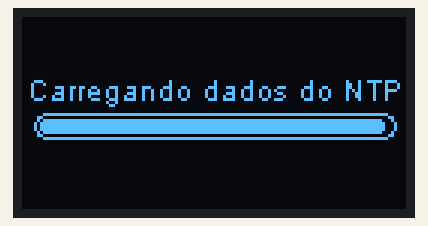
Bench run of a program on a simulated ESP32. Shown: 128×64 one-colour display. WiFi joins after 1.5 s; servers stay silent unless stated; network time is answered at once with the bench clock; the local clock reads 2024-03-15 10:24:30 at power-on unless the program sets it.

Above: at 1.6 s.
At 2.1 s:
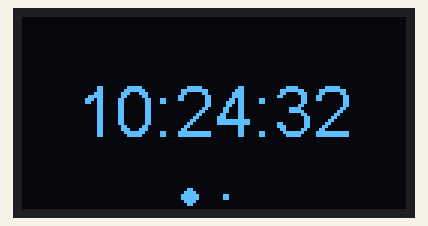
At 15.1 s:
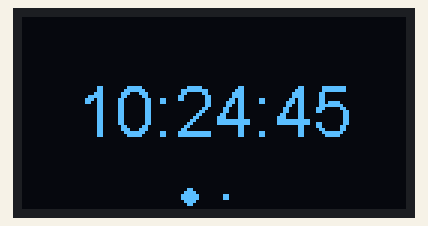
At 23.1 s:
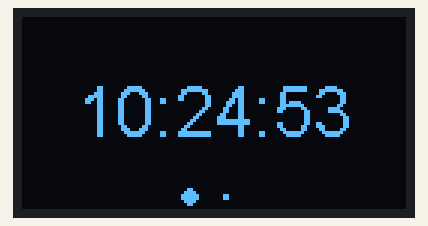
At 32.76 s:
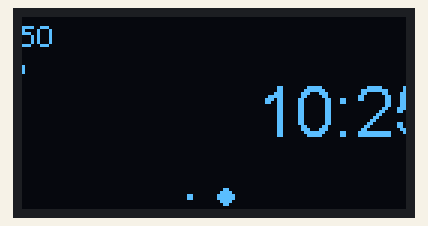
At 39.67 s:
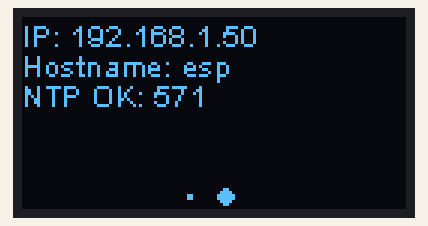

The program:

main.cpp
```cpp
#include <OLEDDisplayUi.h>
#include <SSD1306Wire.h>

#include "FCntp.h"
#include "mywifi.h"

SSD1306Wire display(0x3c, 5, 4);

OLEDDisplayUi ui(&display);

LoadingStage loadingStages[] = {
    {.process = "Conectando ao WiFi", .callback = []()
                                      { connectToWiFi(); }},
    {.process = "Conectado", .callback = []() {}},
    {.process = "Carregando dados do NTP",
     .callback = []()
     { getTimeFromNTP(); }},
};

int ntp_times = 0;
void drawFrame1(OLEDDisplay *display, OLEDDisplayUiState *state, int16_t x,
                int16_t y)
{
  String hora = getFormattedTime();
  display->setFont(ArialMT_Plain_24);
  display->setTextAlignment(TEXT_ALIGN_CENTER_BOTH);
  display->drawString(x + (128 / 2), y + (64 / 2), hora);
}

void drawFrame2(OLEDDisplay *display, OLEDDisplayUiState *state, int16_t x,
                int16_t y)
{
  display->setFont(ArialMT_Plain_10);
  display->setTextAlignment(TEXT_ALIGN_LEFT);
  display->drawString(x + 0, y + 0, "IP: " + WiFi.localIP().toString());
  display->drawString(x + 0, y + 10, "Hostname: " + String(WiFi.getHostname()));
  bool ntp_ok = updateNTP();
  display->drawString(x + 0, y + 20, "NTP OK: " + String(ntp_times));
  if (ntp_ok)
  {
    ntp_times += 1;
  }
}
FrameCallback frames[] = {drawFrame1, drawFrame2};

void setup()
{
  ui.init();
  ui.setFrameAnimation(SLIDE_LEFT);
  ui.runLoadingProcess(loadingStages, 3);
  ui.setFrames(frames, 2);
}

void loop()
{
  int remainingTimeBudget = ui.update();

  if (remainingTimeBudget > 0)
  {
    // You can do some work here
    // Don't do stuff if you are below your
    // time budget.
    delay(remainingTimeBudget);
  }
}
```

FCntp.cpp
```cpp
#include "FCntp.h"

WiFiUDP udp;
NTPClient timeClient(udp, "a.st1.ntp.br", -3 * 3600); /* Cria um objeto "NTP" com as configurações.utilizada no Brasil */

void getTimeFromNTP()
{
    timeClient.begin();       /* Inicia o protocolo */
    timeClient.forceUpdate(); /* Atualização */

    while (!timeClient.isTimeSet())
    {
    }
}

bool updateNTP()
{
    return timeClient.update();
}

String getFormattedTime()
{
    return timeClient.getFormattedTime();
}
```

FCntp.h
```cpp
#include <NTPClient.h>   /* https://github.com/arduino-libraries/NTPClient */
#include <WiFi.h>        /* Biblioteca do WiFi. */

void getTimeFromNTP();
bool updateNTP();

String getFormattedTime();
```

bluetooth.cpp
```cpp
// /*
//    Based on Neil Kolban example for IDF: https://github.com/nkolban/esp32-snippets/blob/master/cpp_utils/tests/BLE%20Tests/SampleScan.cpp
//    Ported to Arduino ESP32 by Evandro Copercini
// */
// #include <Arduino.h>
// #include <BLEDevice.h>
// #include <BLEUtils.h>
// #include <BLEScan.h>
// #include <BLEAdvertisedDevice.h>

// int scanTime = 5; // In seconds
// BLEScan *pBLEScan;

// class MyAdvertisedDeviceCallbacks : public BLEAdvertisedDeviceCallbacks
// {
//     void onResult(BLEAdvertisedDevice advertisedDevice)
//     {
//         Serial.printf("Advertised Device: %s \n", advertisedDevice.toString().c_str());
//     }
// };

// void setup()
// {
//     Serial.begin(115200);
//     Serial.println("Scanning...");

//     BLEDevice::init("");
//     pBLEScan = BLEDevice::getScan(); // create new scan
//     pBLEScan->setAdvertisedDeviceCallbacks(new MyAdvertisedDeviceCallbacks());
//     pBLEScan->setActiveScan(true); // active scan uses more power, but get results faster
//     pBLEScan->setInterval(100);
//     pBLEScan->setWindow(99); // less or equal setInterval value
// }

// void loop()
// {
//     // put your main code here, to run repeatedly:
//     BLEScanResults foundDevices = pBLEScan->start(scanTime, false);
//     Serial.print("Devices found: ");
//     Serial.println(foundDevices.getDevice(0).getName().c_str());
//     Serial.println("Scan done!");
//     pBLEScan->clearResults(); // delete results fromBLEScan buffer to release memory
//     delay(2000);
// }
```

mywifi.cpp
```cpp
#include "mywifi.h"

/*-------- Configurações de Wi-fi----------- */
const char *ssid = "HouseCrespo";      // iPhone de Fernando"; /* Substitua pelo nome da rede */
const char *password = "Maia11Joao14"; /* Substitua pela senha */

void connectToWiFi()
{
    WiFi.begin(ssid, password);
    while (WiFi.status() != WL_CONNECTED)
    {
    }
}
```

mywifi.h
```cpp
#include <WiFi.h>        /* Biblioteca do WiFi. */

void connectToWiFi();
```

Measured:
- what the display in image 1 shows lasts 1.0 s, from 2.0 s to 3.0 s
